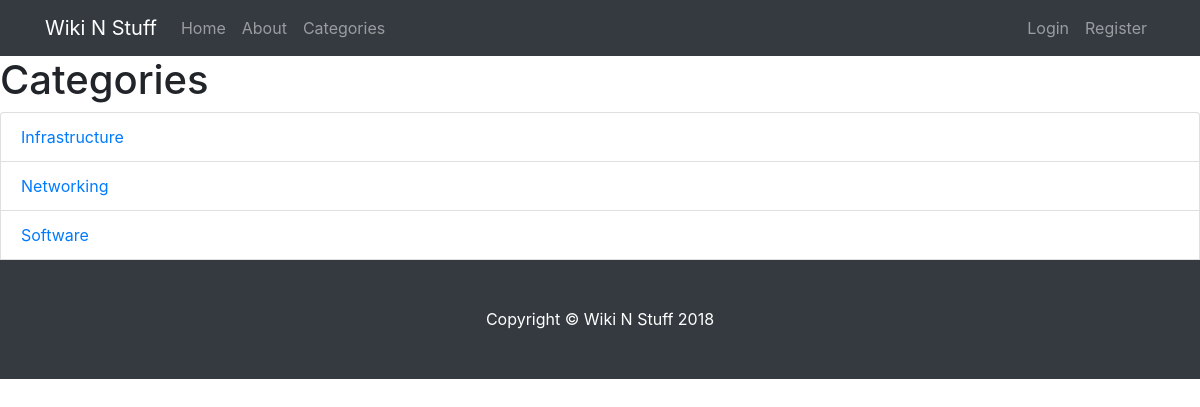
The app's page /index.php/categories, older data.
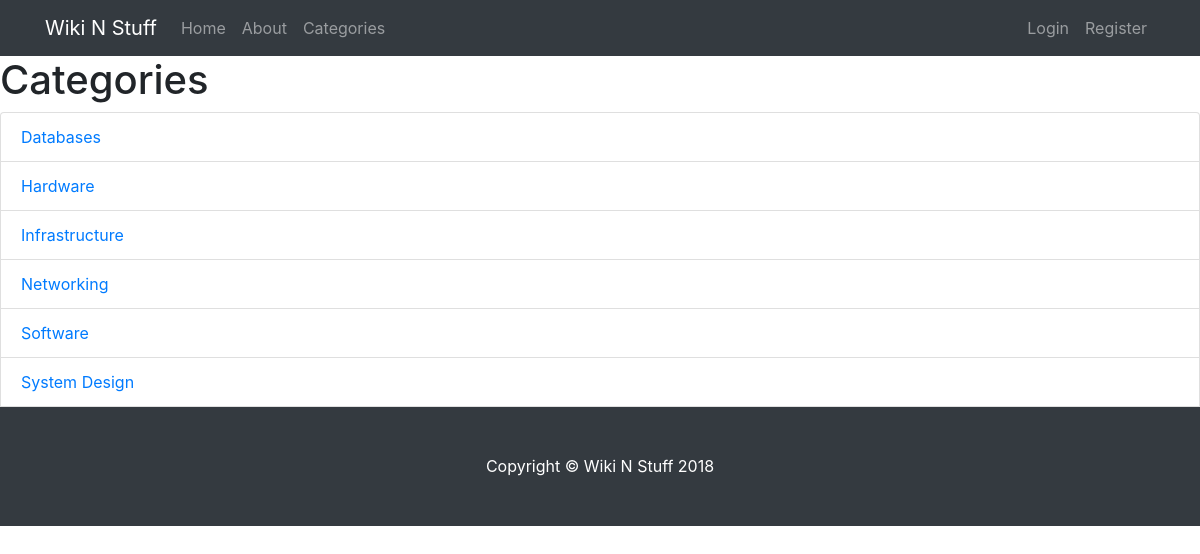
The same page, newer data.
### tables this page shows
CREATE TABLE categories
(category_id BIGINT(20) NOT NULL AUTO_INCREMENT,
category_name VARCHAR(30) NOT NULL,
CONSTRAINT category_id_PK PRIMARY KEY (category_id));

### application/controllers/Categories.php (called while the page is built, shortened)
<?php
    class Categories extends CI_Controller{
        public function index(){
            $data['title'] = 'Categories';
            $data['categories'] = $this->post_model->get_categories();
            $this->load->view('templates/header');
            $this->load->view('categories/index', $data);
            $this->load->view('templates/footer');
        }
    }

### index.php (called while the page is built, shortened)
<?php
require_once BASEPATH.'core/CodeIgniter.php';

### application/models/Post_model.php (called while the page is built, shortened)
<?php
class Post_model extends CI_Model
{
    public function get_categories(){
        $this->db->order_by('category_name');
        $query = $this->db->get('categories');
        return $query->result_array();
    }
}

### application/views/categories/index.php (the view, shortened to what this page needs)
<h1><?php echo $title; ?></h1>
<ul class="list-group">
    <?php if ($categories != null) {
    foreach ($categories as $category) :?>
    <li class="list-group-item"><a
                href="<?php echo site_url('/categories/subcategories/' . $category['category_name']); ?>"><?php echo $category['category_name']; ?></a>
    </li>
    <?php endforeach;
    }else if($sub_categories != null){
    foreach ($sub_categories as $sub_category) : ?>
    <li class="list-group-item"><a
                href="<?php echo site_url('/categories/posts/' . $sub_category['sub_category_name']); ?>"><?php echo $sub_category['sub_category_name']; ?></a>
    </li>
</ul>
<?php endforeach;
} else {
    echo "no categories available";
}?>

### application/views/templates/header.php (shortened to what this page needs)
<!DOCTYPE html>
<html lang="en">
<head>
    <link href="/wiki/assets/css/bootstrap/css/bootstrap.min.css" rel="stylesheet">
    <link href="/wiki/assets/css/blog-home.css" rel="stylesheet">
</head>
<body>
<nav class="navbar navbar-expand-lg navbar-dark bg-dark fixed-top">
    <div class="container">
        <a class="navbar-brand" href="<?php echo base_url();?>">Wiki N Stuff</a>
        <div class="collapse navbar-collapse" id="navbarResponsive">
        <ul class="navbar-nav ml-left">
            <li class="nav-item">
                <a class="nav-link" href="<?php echo base_url();?>">Home
                </a>
            </li>
            <li class="nav-item">
                <a class="nav-link" href="<?php echo base_url();?>about">About</a>
            </li>
            <li class="nav-item">
                <a class="nav-link" href="<?php echo base_url();?>categories/">Categories</a>
            </li>
        </ul>
            <ul class="navbar-nav ml-auto">
                <?php
                if(!$this->session->userdata('logged_in')): ?>
                    <li class="nav-item">
                    <a class="nav-link" href="<?php echo base_url();?>users/login">Login</a>
                </li>
                <li class="nav-item">
                    <a class="nav-link" href="<?php echo base_url();?>users/register">Register</a>
                </li>
                <?php endif; ?>
            </ul>
        </div>
    </div>
</nav>

### application/views/templates/footer.php (shortened to what this page needs)
<footer class="py-5 bg-dark">
    <div class="container">
        <p class="m-0 text-center text-white">Copyright &copy; Wiki N Stuff 2018</p>
    </div>
</footer>
</body>
</html>

### assets/css/blog-home.css (style rules this page uses)
body { padding-top: 54px; }
@media (min-width: 992px) { body { padding-top: 56px; } }

Row changes from the older to the newer data that the page shows:
added categories: category_name "Databases"
added categories: category_name "Hardware"
added categories: category_name "System Design"
